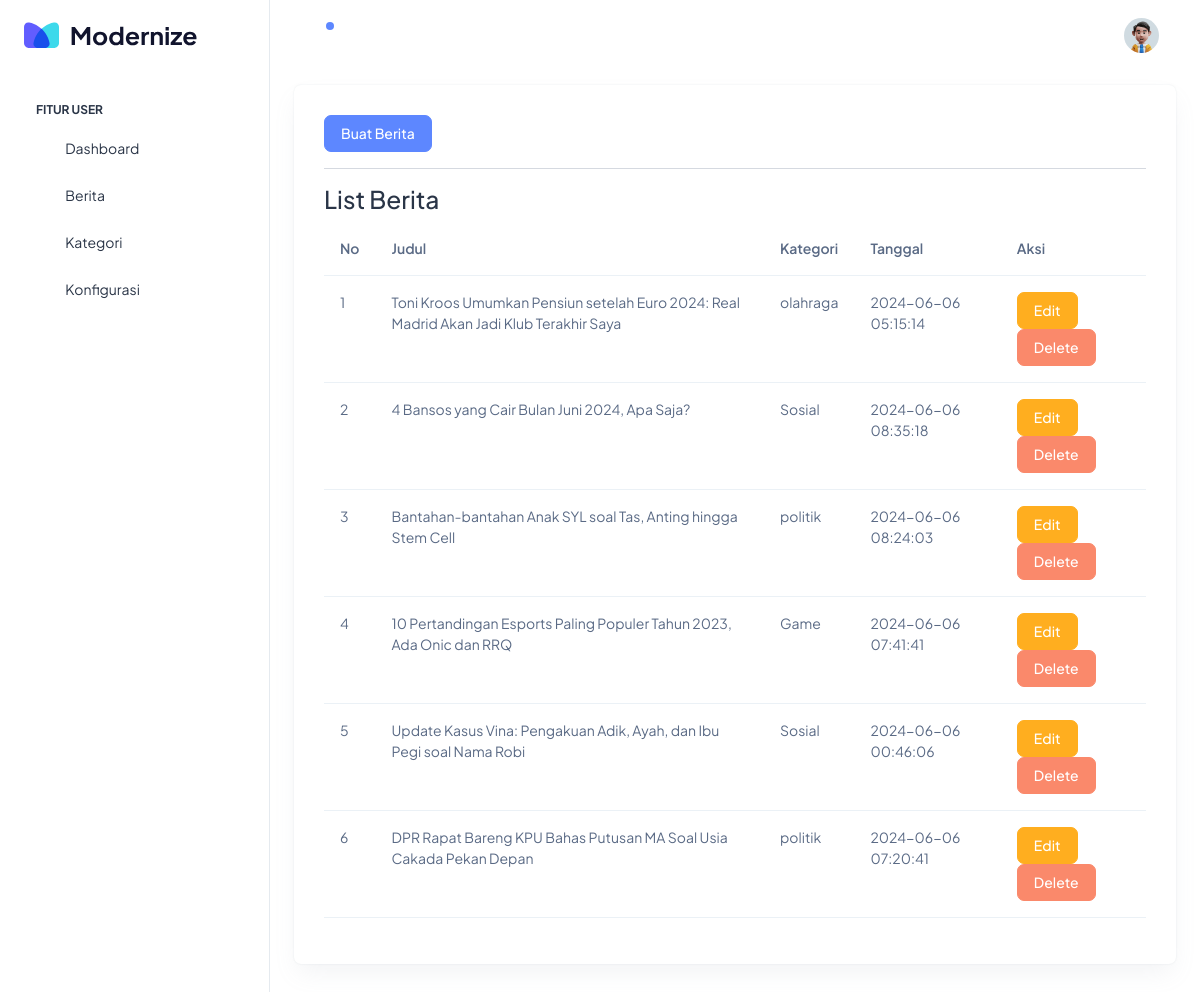
Page /admin/berita/index.php (signed in) on the committed database.
### tables this page shows
CREATE TABLE `berita` (
  `ID` int(11) NOT NULL,
  `judul` varchar(255) NOT NULL,
  `kategori` varchar(50) NOT NULL,
  `isi` longtext NOT NULL,
  `gambar` varchar(255) DEFAULT NULL,
  `tanggal` datetime NOT NULL,
  `updateby` varchar(50) NOT NULL,
  `viewnum` varchar(20) NOT NULL,
  `post_type` varchar(20) NOT NULL,
  `terbit` varchar(1) NOT NULL
);

### inc/koneksi.php (called while the page is built, shortened)
<?php
$webmu = 'http://127.0.0.1/portalberita/';
$base_url = $webmu;

### admin/berita/index.php (the view, shortened to what this page needs)
<?php
require_once('../../inc/koneksi.php');
include('../layout/header.php');
?>
<a href="create.php" class="btn btn-primary btn-md">Buat Berita</a>
<hr>
<h3 class="w-auto text-left">List Berita</h3>
<table class="table">
	<thead>
		<tr>
			<th scope="col">No</th>
			<th scope="col">Judul</th>
			<th scope="col">Kategori</th>
			<th scope="col">Tanggal</th>
			<th scope="col">Aksi</th>
		</tr>
	</thead>
	<tbody>
		<?php
		$no = 1;
		$sql = "SELECT * FROM berita ORDER BY ID DESC";
		$result = mysqli_query($connect, $sql);
		?>
		<?php while ($row = mysqli_fetch_assoc($result)) : ?>
			<tr>
				<td><?= $no; ?></td>
				<td><?= $row['judul']; ?></td>
				<td><?= $row['kategori']; ?></td>
				<td><?= $row['tanggal']; ?></td>
				<td><a class="btn btn-warning" href="edit.php?id=<?= $row['ID']; ?>">Edit</a>
					<a class="btn btn-danger" href="delete.php?id=<?= $row['ID']; ?>">Delete</a>
				</td>
			</tr>
			<?php $no++; ?>
		<?php endwhile; ?>
	</tbody>
</table>
<?php
include('../layout/footer.php');
?>

### admin/layout/header.php (shortened to what this page needs)
<!doctype html>
<html lang="en">
<head>
    <link rel="stylesheet" href="<?= $base_url; ?>assets-admin/css/styles.min.css" />
    <link href="https://cdn.jsdelivr.net/npm/summernote@0.8.18/dist/summernote-lite.min.css" rel="stylesheet">
</head>
<body>
    <div class="page-wrapper" id="main-wrapper" data-layout="vertical" data-navbarbg="skin6" data-sidebartype="full" data-sidebar-position="fixed" data-header-position="fixed">
        <aside class="left-sidebar">
            <div>
                <div class="brand-logo d-flex align-items-center justify-content-between">
                    <a href="<?= $base_url; ?>admin" class="text-nowrap logo-img">
                        <img src="<?= $base_url; ?>assets-admin/images/logos/dark-logo.svg" width="180" alt="" />
                    </a>
                </div>
                <nav class="sidebar-nav scroll-sidebar" data-simplebar="">
                    <ul id="sidebarnav">
                        <li class="nav-small-cap">
                            <span class="hide-menu">Fitur User</span>
                        </li>
                        <li class="sidebar-item">
                            <a class="sidebar-link" href="<?= $base_url; ?>admin" aria-expanded="false">
                                <span>
                                    <i class="ti ti-layout-dashboard"></i>
                                </span>
                                <span class="hide-menu">Dashboard</span>
                            </a>
                        </li>
                        <li class="sidebar-item">
                            <a class="sidebar-link" href="<?= $base_url; ?>admin/berita" aria-expanded="false">
                                <span>
                                    <i class="ti ti-article"></i>
                                </span>
                                <span class="hide-menu">Berita</span>
                            </a>
                        </li>
                        <li class="sidebar-item">
                            <a class="sidebar-link" href="<?= $base_url; ?>admin/kategori.php" aria-expanded="false">
                                <span>
                                    <i class="ti ti-category"></i>
                                </span>
                                <span class="hide-menu">Kategori</span>
                            </a>
                        </li>
                        <li class="sidebar-item">
                            <a class="sidebar-link" href="<?= $base_url; ?>admin/konfigurasi.php" aria-expanded="false">
                                <span>
                                    <i class="ti ti-settings"></i>
                                </span>
                                <span class="hide-menu">Konfigurasi</span>
                            </a>
                        </li>
                    </ul>
                </nav>
            </div>
        </aside>
        <div class="body-wrapper">
            <header class="app-header">
                <nav class="navbar navbar-expand-lg navbar-light">
                    <ul class="navbar-nav">
                        <li class="nav-item">
                            <a class="nav-link nav-icon-hover" href="javascript:void(0)">
                                <i class="ti ti-bell-ringing"></i>
                                <div class="notification bg-primary rounded-circle"></div>
                            </a>
                        </li>
                    </ul>
                    <div class="navbar-collapse justify-content-end px-0" id="navbarNav">
                        <ul class="navbar-nav flex-row ms-auto align-items-center justify-content-end">
                            <li class="nav-item dropdown">
                                <a class="nav-link nav-icon-hover" href="javascript:void(0)" id="drop2" data-bs-toggle="dropdown" aria-expanded="false">
                                    <img src="<?= $base_url; ?>assets-admin/images/profile/user-1.jpg" alt="" width="35" height="35" class="rounded-circle">
                                </a>
                            </li>
                        </ul>
                    </div>
                </nav>
            </header>
            <div class="container-fluid">
                <div class="card">
                    <div class="card-body">

### admin/layout/footer.php (shortened to what this page needs)
</div>
</div>
</div>
</div>
</div>
</body>
</html>

### rows in the picture
berita: judul "Toni Kroos Umumkan Pensiun setelah Euro 2024: Real Madrid Akan Jadi Klub Terakhir Saya", kategori "olahraga", tanggal "2024-06-06 05:15:14"
berita: judul "4 Bansos yang Cair Bulan Juni 2024, Apa Saja?", kategori "Sosial", tanggal "2024-06-06 08:35:18"
berita: judul "Bantahan-bantahan Anak SYL soal Tas, Anting hingga Stem Cell", kategori "politik", tanggal "2024-06-06 08:24:03"
berita: judul "10 Pertandingan Esports Paling Populer Tahun 2023, Ada Onic dan RRQ", kategori "Game", tanggal "2024-06-06 07:41:41"
berita: judul "Update Kasus Vina: Pengakuan Adik, Ayah, dan Ibu Pegi soal Nama Robi", kategori "Sosial", tanggal "2024-06-06 00:46:06"
berita: judul "DPR Rapat Bareng KPU Bahas Putusan MA Soal Usia Cakada Pekan Depan", kategori "politik", tanggal "2024-06-06 07:20:41"
